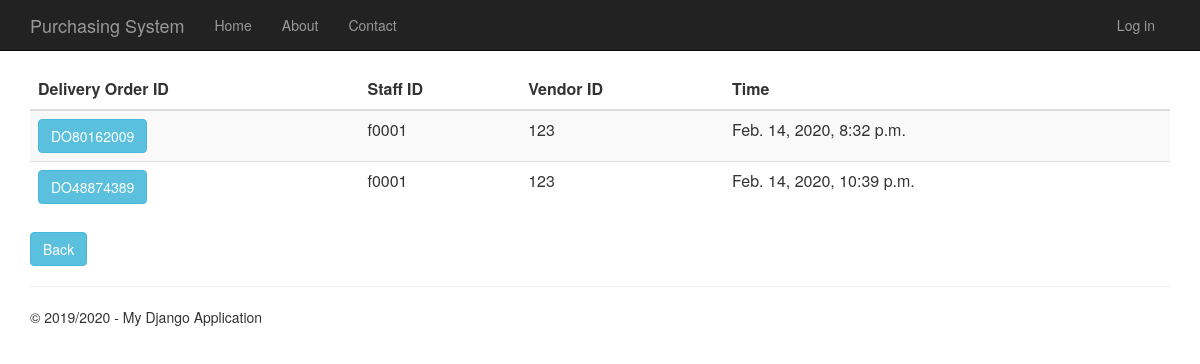
Screenshot of /deliveryorderhistory with the database file from the repository.
### DeliveryOrder/models.py (models this page shows, shortened)
class DeliveryOrder(models.Model):
    delivery_order_id = models.CharField(primary_key=True, max_length=10)
    shipping_instructions = models.TextField()
    time_created = models.DateTimeField()
    description = models.TextField(null=True,default=None, blank=True)
    total_price = models.DecimalField(max_digits=10, decimal_places=2, default=Decimal('0.00'))
    person_id = models.ForeignKey(Person)
    vendor_id = models.ForeignKey(Vendor)
    purchase_order_id = models.OneToOneField(PurchaseOrder)

### app/models.py (models this page shows, shortened)
class Person(models.Model):
    user_id = models.OneToOneField(User)
    person_id = models.CharField(primary_key=True, max_length=10)
    person_name = models.TextField()
    person_address = models.TextField()
    person_phone_number = models.TextField()
    person_role = models.TextField(default = 'EMPLOYEE')

class Vendor(models.Model):
    vendor_id = models.CharField(primary_key=True, max_length=10)
    vendor_name = models.TextField()
    vendor_phone_number = models.TextField()
    vendor_address = models.TextField()
    vendor_email = models.TextField()
    def __str__(self):
        return str(self.vendor_id)

### DeliveryOrder/views.py (the view)
# urls.py: url(r'^deliveryorderhistory', DeliveryOrder.views.deliveryorderhistory, name="delivery_order_history"),
def deliveryorderhistory(request):
    delivery_orders = DeliveryOrder.objects.all()
    context = {
            'title':'delivery Order History',
            'rows':delivery_orders,
            'year':'2019/2020'
        }
    return render(request,'DeliveryOrder/deliveryorderhistory.html',context)

### DeliveryOrder/templates/DeliveryOrder/deliveryorderhistory.html
﻿{% extends "app/layout.html" %}
{% block content %}
<div class="purcahseorderhistory margintop" action="menu" >
    <form action="deliveryorderhistorydetails" method="GET">
        <table class="table table-striped margintop">
          <thead>
            <tr>
              <th scope="col">Delivery Order ID</th>
              <th scope="col">Staff ID</th>
              <th scope="col">Vendor ID</th>
              <th scope="col">Time</th>
            </tr>
          </thead>
          <tbody>
              {% for r in rows %}
            <tr>
                 <td><button type="submit" name="do_id" value="{{r.delivery_order_id}}" class="btn btn-info" >{{r.delivery_order_id}}</button></td>
                 <td>{{r.person_id.person_id}}</td>
                 <td>{{r.vendor_id}}</td>
                 <td>{{r.time_created}}</td>
            </tr>
              {% endfor %}
          </tbody>
        </table>
        <div class="margintop">
            <a type="submit" class="btn btn-info" href="/menu">Back</a>
        </div>
    </form>
</div>
{% endblock %}

### app/static/app/content/site.css (style rules this page uses)
body { padding-top: 50px; padding-bottom: 20px; }

### rows the page displays
DeliveryOrder: delivery_order_id "DO80162009", person_id.person_id "f0001", vendor_id "123", time_created "Feb. 14, 2020, 8:32 p.m."
DeliveryOrder: delivery_order_id "DO48874389", person_id.person_id "f0001", vendor_id "123", time_created "Feb. 14, 2020, 10:39 p.m."

### other values shown
{{ year }} "2019/2020"
